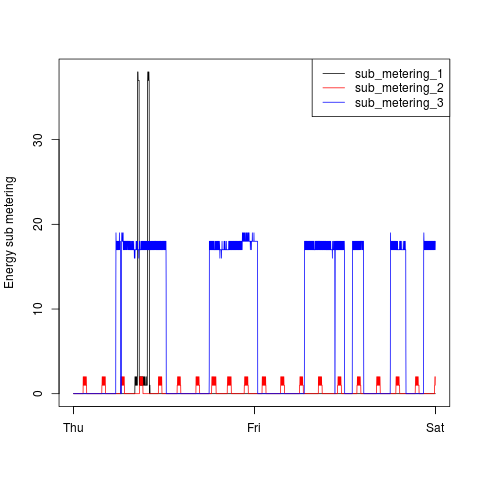

This figure's R source:
##
## Build the "plot1.png"(480x480 pixels) graphic.
##

plotFile <- "plot3.png"
dataFrameName <- 'result'
##
## Check if the data is already loaded(the 'result' data frame does exist).
## Generate the 'result' data frame if it's necessary.
##
if (!(exists(dataFrameName) && is.data.frame(get(dataFrameName)))) {
    # We have to generate the 'result' data frame!
    source(file = "run_me_first.R")
    # Recheck if the 'result' data frame does exist.
    if (!(exists(dataFrameName) && is.data.frame(get(dataFrameName)))) {
        # Upps, we've a problem trying to generate the 'result' data frame!
        stop("The script 'run_me_first.R' is not able to generate the 'result' data frame.")
    }
}

##
## Initialize(open) the graphics device.
##
png(filename = plotFile,
    width = 480, height = 480, units = "px",
    pointsize = 12, bg = "white", res = NA)
##
## Generate the plot.
##
## Get max(ylim)!!!

ylimMax <- max(max(result$sub_metering_1),
               max(result$sub_metering_2),
               max(result$sub_metering_3))

with(get(dataFrameName), plot(get(dataFrameName)$datetime_stamp,
                              get(dataFrameName)$sub_metering_1,
                              type = "l",
                              col = "black",
                              lwd = 1,
                              ylim = c(0, ylimMax),
                              main = "",
                              xlab = "",
                              ylab = "Energy sub metering"))

with(get(dataFrameName), lines(get(dataFrameName)$datetime_stamp,
                              get(dataFrameName)$sub_metering_2,
                              type = "l",
                              col = "red",
                              lwd = 1,
                              ylim = c(0, ylimMax),
                              main = "",
                              xlab = "",
                              ylab = ""))

with(get(dataFrameName), lines(get(dataFrameName)$datetime_stamp,
                              get(dataFrameName)$sub_metering_3,
                              type = "l",
                              col = "blue",
                              lwd = 1,
                              ylim = c(0, ylimMax),
                              main = "",
                              xlab = "",
                              ylab = ""))

legend("topright", lty = 1, col = c("black", "red", "blue"),
       legend = c("sub_metering_1", "sub_metering_2", "sub_metering_3"))
##
## Close the graphics device.
##
dev.off()
